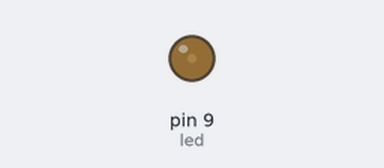
This sketch was run on a simulated Arduino Uno, built with avr-gcc and run on an emulated ATmega328P. Parts: output pins drawn as LEDs (lit = HIGH).

Above: at 0.05 s.
At 0.85 s:
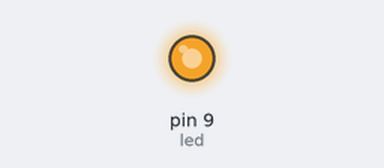
At 1.25 s:
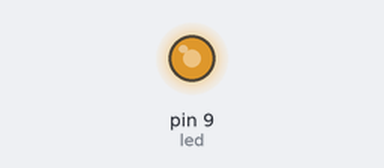
At 1.65 s:
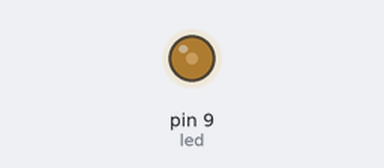
Timing chart, 0 to 4.3 s (numbered marks = the images above):
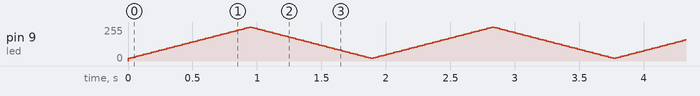

The sketch:

switch_sketch.ino
```cpp
int led = 9;
// 初始
int brightness = 20;
// 增量
int fadeAmount = 5;


void setup() {
  pinMode(9, OUTPUT);
}

void loop() {
  analogWrite(led, brightness);
  brightness = brightness + fadeAmount;
  if (brightness == 20 || brightness==255){
    fadeAmount = -fadeAmount;
  }
  delay(20);
}
```
